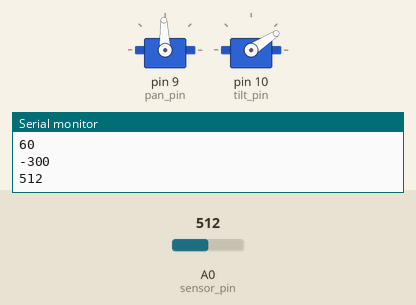
This sketch was run on a simulated Arduino Uno, built with avr-gcc and run on an emulated ATmega328P. Shown: 2 × servo, the last lines printed to the serial monitor. Inputs (shaded band) come from the test bench; at power-on: A0 (sensor_pin) = 512.

Above: at 2.3 s.
2.4 s: A0 (sensor_pin) set to 0
At 2.67 s:
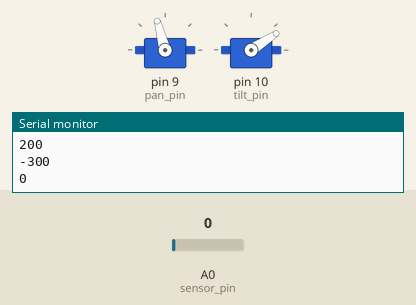
5.4 s: A0 (sensor_pin) set to 122
At 5.98 s:
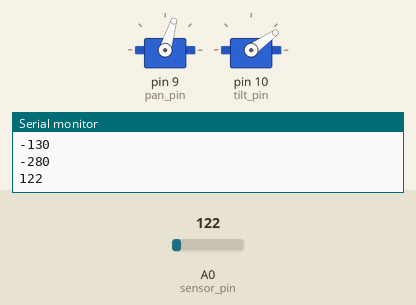
Timing chart, 0 to 19.6 s (numbered marks = the images above; inputs shaded):
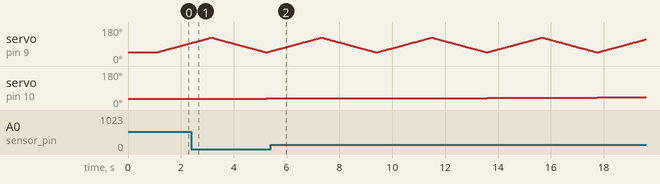

The sketch:

data_pipe_test.ino
```cpp
#include <Arduino.h>
#include <Servo.h>
#include <stdio.h>
#include <stdlib.h>

// declare arduino I/O pins
// sensor -> Analog 0, servos -> Digital 9, 10
const int sensor_pin = A0;
const int pan_pin = 9;
const int tilt_pin = 10;

// declare servos
Servo pan_servo;
Servo tilt_servo;

// declare pan and tilt width and resolution (us)
const int pan_width = 800; // max width -> 960
const int tilt_width = 600; // max width -> 840
const int pan_res = 10;
const int tilt_res = 10;

// declare 0 deg/center positions for pan and tilt servos (found manually)
// default neutral pos is 1502 us (93deg)
const int pan_0 = 1420;
const int tilt_0 = 1180;

// declare variables to track pan and tilt offset from center
int d_pan, d_tilt;

// declare boolean to track pan direction
bool pan_right = true;


int read_sensor() {
  // use signal from distance sensor to adjust blink speed of LEDs
  int signal = analogRead(sensor_pin); // signal value 0-1023 corresponding to signal voltage 0-5V

  // Serial.println(signal);

  return signal;
}

void move(){
    if(pan_right){
        if(d_pan < pan_width/2){
            d_pan += pan_res;
        } else {
            d_tilt += tilt_res;
            pan_right = false;
        }
    } else {
        if(d_pan > -pan_width/2){
            d_pan -= pan_res;
        } else {
            d_tilt += tilt_res;
            pan_right = true;
        }
    }

    pan_servo.writeMicroseconds(pan_0 + d_pan);
    tilt_servo.writeMicroseconds(tilt_0 + d_tilt);
    delay(25);
}

void setup() {
    // initialize button and sensor pins as INPUT
    pinMode(sensor_pin, INPUT);

    pan_servo.attach(pan_pin);
    tilt_servo.attach(tilt_pin);

    d_pan = -pan_width/2;
    d_tilt = -tilt_width/2;

    pan_servo.writeMicroseconds(pan_0 + d_pan);
    tilt_servo.writeMicroseconds(tilt_0 + d_tilt);

    delay(100);

    Serial.begin(9600);

    delay(1000);
}

void loop() {
    if(d_tilt < tilt_width/2){
        move();
        Serial.println(d_pan);
        Serial.println(d_tilt);
        Serial.println(read_sensor());
    } else {
        d_pan = -pan_width/2;
        d_tilt = -tilt_width/2;
    }
}
```
